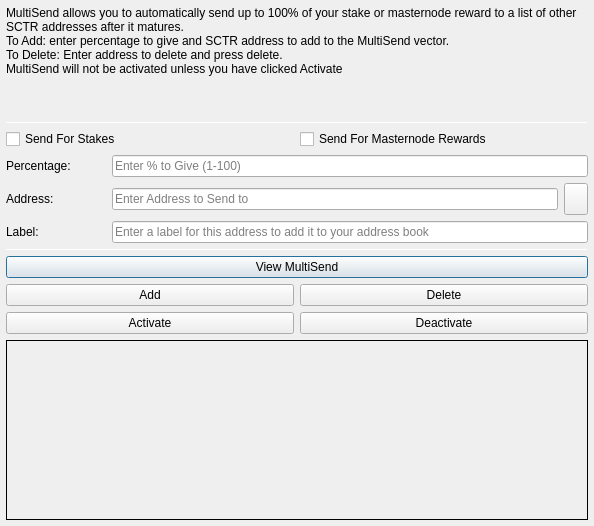
<?xml version="1.0" encoding="UTF-8"?>
<ui version="4.0">
 <class>MultiSendDialog</class>
 <widget class="QDialog" name="MultiSendDialog">
  <property name="windowModality">
   <enum>Qt::NonModal</enum>
  </property>
  <property name="geometry">
   <rect>
    <x>0</x>
    <y>0</y>
    <width>594</width>
    <height>526</height>
   </rect>
  </property>
  <property name="windowTitle">
   <string>MultiSend</string>
  </property>
  <layout class="QVBoxLayout" name="verticalLayout" stretch="0">
   <property name="leftMargin">
    <number>6</number>
   </property>
   <property name="topMargin">
    <number>6</number>
   </property>
   <property name="rightMargin">
    <number>6</number>
   </property>
   <property name="bottomMargin">
    <number>6</number>
   </property>
   <item>
    <layout class="QVBoxLayout" name="verticalLayout_Main" stretch="1,1,1,0,1,1,1">
     <item>
      <widget class="QLabel" name="label_2">
       <property name="lineWidth">
        <number>1</number>
       </property>
       <property name="text">
        <string>MultiSend allows you to automatically send up to 100% of your stake or masternode reward to a list of other SCTR addresses after it matures.
To Add: enter percentage to give and SCTR address to add to the MultiSend vector.
To Delete: Enter address to delete and press delete.
MultiSend will not be activated unless you have clicked Activate</string>
       </property>
       <property name="alignment">
        <set>Qt::AlignLeading|Qt::AlignLeft|Qt::AlignTop</set>
       </property>
       <property name="wordWrap">
        <bool>true</bool>
       </property>
      </widget>
     </item>
     <item>
      <widget class="Line" name="line">
       <property name="minimumSize">
        <size>
         <width>0</width>
         <height>1</height>
        </size>
       </property>
       <property name="maximumSize">
        <size>
         <width>16777215</width>
         <height>1</height>
        </size>
       </property>
       <property name="orientation">
        <enum>Qt::Horizontal</enum>
       </property>
      </widget>
     </item>
     <item>
      <layout class="QVBoxLayout" name="verticalLayout_Settings">
       <item>
        <layout class="QHBoxLayout" name="horizontalLayout">
         <item>
          <widget class="QCheckBox" name="multiSendStakeCheckBox">
           <property name="text">
            <string>Send For Stakes</string>
           </property>
          </widget>
         </item>
         <item>
          <widget class="QCheckBox" name="multiSendMasternodeCheckBox">
           <property name="text">
            <string>Send For Masternode Rewards</string>
           </property>
          </widget>
         </item>
        </layout>
       </item>
       <item>
        <layout class="QHBoxLayout" name="horizontalLayout_6">
         <item>
          <widget class="QLabel" name="label">
           <property name="minimumSize">
            <size>
             <width>100</width>
             <height>0</height>
            </size>
           </property>
           <property name="toolTip">
            <string>Percentage of stake to send</string>
           </property>
           <property name="text">
            <string>Percentage:</string>
           </property>
          </widget>
         </item>
         <item>
          <widget class="QLineEdit" name="multiSendPercentEdit">
           <property name="toolTip">
            <string>Enter whole numbers 1 - 100</string>
           </property>
           <property name="placeholderText">
            <string>Enter % to Give (1-100)</string>
           </property>
          </widget>
         </item>
        </layout>
       </item>
       <item>
        <layout class="QHBoxLayout" name="horizontalLayout_7">
         <item>
          <widget class="QLabel" name="label_5">
           <property name="minimumSize">
            <size>
             <width>100</width>
             <height>0</height>
            </size>
           </property>
           <property name="toolTip">
            <string>Address to send portion of stake to</string>
           </property>
           <property name="text">
            <string>Address:</string>
           </property>
          </widget>
         </item>
         <item>
          <widget class="QLineEdit" name="multiSendAddressEdit">
           <property name="toolTip">
            <string/>
           </property>
           <property name="placeholderText">
            <string>Enter Address to Send to</string>
           </property>
          </widget>
         </item>
         <item>
          <widget class="QToolButton" name="addressBookButton">
           <property name="maximumSize">
            <size>
             <width>16777215</width>
             <height>32</height>
            </size>
           </property>
           <property name="toolTip">
            <string>Choose an address from the address book</string>
           </property>
           <property name="text">
            <string/>
           </property>
           <property name="icon">
            <iconset resource="../sctr.qrc">
             <normaloff>:/icons/address-book</normaloff>:/icons/address-book</iconset>
           </property>
           <property name="shortcut">
            <string>Alt+A</string>
           </property>
          </widget>
         </item>
        </layout>
       </item>
      </layout>
     </item>
     <item>
      <layout class="QHBoxLayout" name="horizontalLayout_3">
       <item>
        <widget class="QLabel" name="label_3">
         <property name="minimumSize">
          <size>
           <width>100</width>
           <height>0</height>
          </size>
         </property>
         <property name="text">
          <string>Label:</string>
         </property>
        </widget>
       </item>
       <item>
        <widget class="QLineEdit" name="labelAddressLabelEdit">
         <property name="placeholderText">
          <string>Enter a label for this address to add it to your address book</string>
         </property>
        </widget>
       </item>
      </layout>
     </item>
     <item>
      <widget class="Line" name="line_2">
       <property name="minimumSize">
        <size>
         <width>0</width>
         <height>1</height>
        </size>
       </property>
       <property name="maximumSize">
        <size>
         <width>16777215</width>
         <height>1</height>
        </size>
       </property>
       <property name="orientation">
        <enum>Qt::Horizontal</enum>
       </property>
      </widget>
     </item>
     <item>
      <layout class="QVBoxLayout" name="verticalLayout_Buttons">
       <item>
        <layout class="QHBoxLayout" name="horizontalLayout_4">
         <item>
          <widget class="QPushButton" name="viewButton">
           <property name="toolTip">
            <string/>
           </property>
           <property name="statusTip">
            <string>View MultiSend Vector</string>
           </property>
           <property name="text">
            <string>View MultiSend</string>
           </property>
          </widget>
         </item>
        </layout>
       </item>
       <item>
        <layout class="QHBoxLayout" name="horizontalLayout_2">
         <item>
          <widget class="QPushButton" name="addButton">
           <property name="toolTip">
            <string/>
           </property>
           <property name="statusTip">
            <string>Add to MultiSend Vector</string>
           </property>
           <property name="text">
            <string>Add</string>
           </property>
          </widget>
         </item>
         <item>
          <widget class="QPushButton" name="deleteButton">
           <property name="toolTip">
            <string/>
           </property>
           <property name="statusTip">
            <string>Delete Address From MultiSend Vector</string>
           </property>
           <property name="text">
            <string>Delete</string>
           </property>
          </widget>
         </item>
        </layout>
       </item>
       <item>
        <layout class="QHBoxLayout" name="horizontalLayout_5">
         <item>
          <widget class="QPushButton" name="activateButton">
           <property name="statusTip">
            <string>Activate MultiSend</string>
           </property>
           <property name="text">
            <string>Activate</string>
           </property>
          </widget>
         </item>
         <item>
          <widget class="QPushButton" name="disableButton">
           <property name="statusTip">
            <string>Deactivate MultiSend</string>
           </property>
           <property name="text">
            <string>Deactivate</string>
           </property>
          </widget>
         </item>
        </layout>
       </item>
      </layout>
     </item>
     <item>
      <widget class="QLabel" name="message">
       <property name="minimumSize">
        <size>
         <width>0</width>
         <height>180</height>
        </size>
       </property>
       <property name="frameShape">
        <enum>QFrame::Panel</enum>
       </property>
       <property name="frameShadow">
        <enum>QFrame::Plain</enum>
       </property>
       <property name="lineWidth">
        <number>1</number>
       </property>
       <property name="midLineWidth">
        <number>1</number>
       </property>
       <property name="text">
        <string/>
       </property>
       <property name="alignment">
        <set>Qt::AlignLeading|Qt::AlignLeft|Qt::AlignTop</set>
       </property>
       <property name="wordWrap">
        <bool>true</bool>
       </property>
      </widget>
     </item>
    </layout>
   </item>
  </layout>
 </widget>
 <resources>
  <include location="../sctr.qrc"/>
 </resources>
 <connections/>
</ui>
